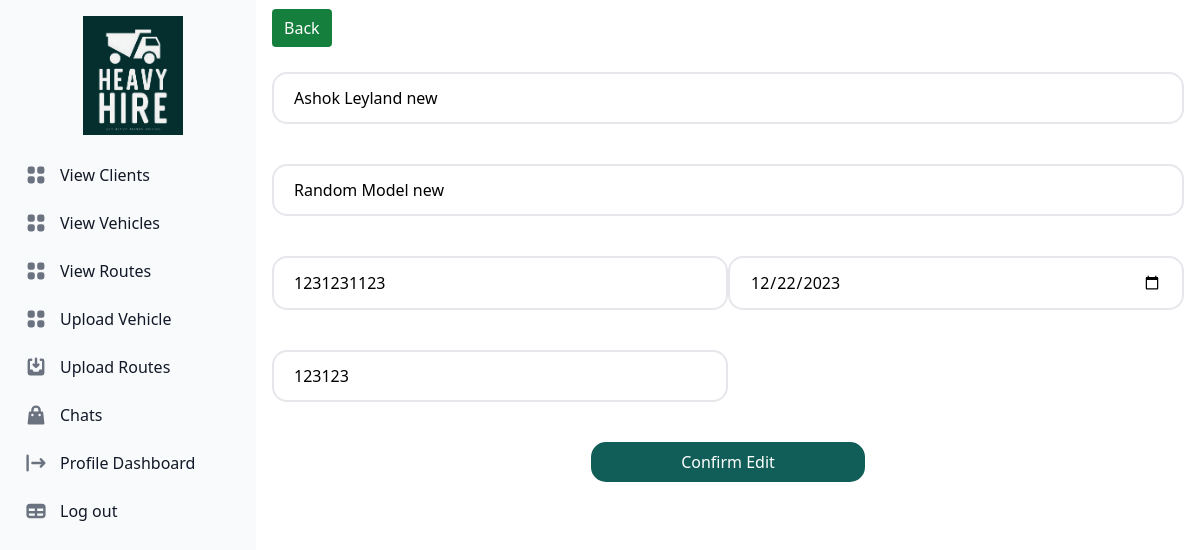
The page /client/driver/editVehicle.php?v_id=3 on the database its author committed.
### tables this page shows
CREATE TABLE `vehicle` (
  `v_id` int(100) NOT NULL,
  `acc_id` int(11) NOT NULL,
  `brand` varchar(200) NOT NULL,
  `model` varchar(200) NOT NULL,
  `insurance` int(100) NOT NULL,
  `reg_no` int(100) NOT NULL,
  `exp_date` date NOT NULL
);

### client/driver/editVehicle.php (the view, shortened to what this page needs)
<?php
    include '../db/db.php';
    $v_id = $_GET['v_id'];
    $getVehicle = "select * from vehicle where v_id=$v_id";
    $runVehicle = $con->query($getVehicle);
    $fetchVehicle = $runVehicle->fetch_assoc();
    $brand = $fetchVehicle['brand'];
    $model = $fetchVehicle['model'];
    $insurance = $fetchVehicle['insurance'];
    $reg_no = $fetchVehicle['reg_no'];
    $exp_date = $fetchVehicle['exp_date'];
?>
<!DOCTYPE html>
<html lang="en">
<head>
      <link rel="stylesheet" href="../style.css" />
      <link href="https://unpkg.com/aos@2.3.1/dist/aos.css" rel="stylesheet" />
      <script src="https://cdn.tailwindcss.com"></script>
      <link rel="stylesheet" href="https://cdnjs.cloudflare.com/ajax/libs/font-awesome/6.4.0/css/all.min.css" />
</head>
<body>
    <?php include 'sidebar.php' ?>
    <div class="p-4 sm:ml-64">
        <a href="viewVehicles.php" class="bg-green-700 hover:bg-green-800 text-white px-3 py-2 rounded">Back</a>
    </div>
    <form class="flex flex-col p-4 sm:ml-64" method="POST" enctype="multipart/form-data">
        <input class="border-2 mb-10 py-3 rounded-[15px] px-5" type="text" value="<?php echo $brand; ?>" placeholder="Enter Brand" name="brand">
        <input class="border-2 mb-10 py-3 rounded-[15px] px-5" type="text" value="<?php echo $model; ?>" placeholder="Enter Model" name="model">
        <div class="flex">
            <input placeholder="Enter register no" class="border-2 mb-10 py-3 rounded-[15px] px-5 w-[50%]" value="<?php echo $reg_no; ?>" type="number" name="reg_no">
            <input class="border-2 mb-10 py-3 rounded-[15px] px-5 w-[50%]" type="date" value="<?php echo $exp_date; ?>" name="exp_date">
        </div>
        <input class="border-2 mb-10 py-3 rounded-[15px] px-5 w-[50%]" type="number" value="<?php echo $insurance; ?>" name="insurance">
        <button type="submit" class="bg-teal-800 hover:bg-teal-900 text-white px-4 py-2 rounded-[15px] m-auto w-[30%]">Confirm Edit</button>
    </form>
</body>
</html>

### client/style.css (style rules this page uses)
:root { --clr-neutral-900: #116D6E; --clr-neutral-100: #fff; }
*, *::after, *::before { box-sizing: border-box; margin: 0; padding: 0; }
a { font: inherit; color: inherit; text-decoration: none; }
html { font-family: Uber Move, Uber Move Text, system-ui, "Helvetica Neue", Helvetica, Arial, sans-serif; }

### rows shown on the page
vehicle: brand "Ashok Leyland new", model "Random Model new", reg_no "1231231123", exp_date "12/22/2023", insurance "123123"
